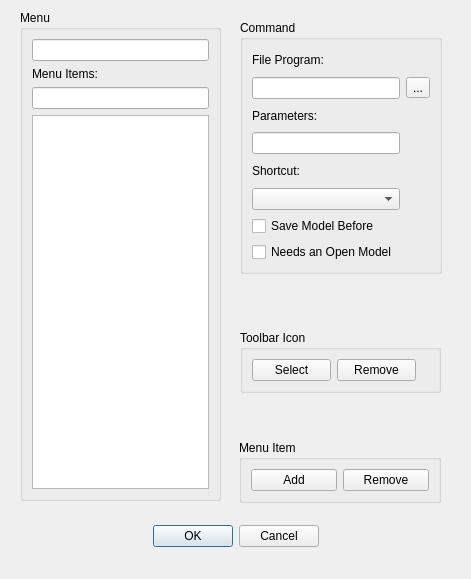
<?xml version="1.0" encoding="UTF-8"?>
<ui version="4.0">
 <class>DlgMenuEditUI</class>
 <widget class="QDialog" name="DlgMenuEditUI">
  <property name="geometry">
   <rect>
    <x>0</x>
    <y>0</y>
    <width>471</width>
    <height>579</height>
   </rect>
  </property>
  <property name="windowTitle">
   <string>Dialog</string>
  </property>
  <widget class="QDialogButtonBox" name="buttonBox">
   <property name="geometry">
    <rect>
     <x>40</x>
     <y>520</y>
     <width>391</width>
     <height>32</height>
    </rect>
   </property>
   <property name="orientation">
    <enum>Qt::Horizontal</enum>
   </property>
   <property name="standardButtons">
    <set>QDialogButtonBox::Cancel|QDialogButtonBox::Ok</set>
   </property>
   <property name="centerButtons">
    <bool>true</bool>
   </property>
  </widget>
  <widget class="QGroupBox" name="menuGbx">
   <property name="geometry">
    <rect>
     <x>20</x>
     <y>10</y>
     <width>201</width>
     <height>491</height>
    </rect>
   </property>
   <property name="title">
    <string>Menu</string>
   </property>
   <layout class="QVBoxLayout" name="verticalLayout">
    <item>
     <widget class="QLineEdit" name="menuLed"/>
    </item>
    <item>
     <widget class="QLabel" name="menuItemsLbl">
      <property name="text">
       <string>Menu Items:</string>
      </property>
     </widget>
    </item>
    <item>
     <widget class="QLineEdit" name="menuEditLed"/>
    </item>
    <item>
     <widget class="QListWidget" name="menuEditLstWdt"/>
    </item>
   </layout>
  </widget>
  <widget class="QGroupBox" name="commandGbx">
   <property name="geometry">
    <rect>
     <x>240</x>
     <y>20</y>
     <width>202</width>
     <height>254</height>
    </rect>
   </property>
   <property name="title">
    <string>Command</string>
   </property>
   <layout class="QGridLayout" name="gridLayout">
    <item row="0" column="0">
     <widget class="QLabel" name="fileLbl">
      <property name="text">
       <string>File Program:</string>
      </property>
     </widget>
    </item>
    <item row="1" column="0">
     <widget class="QLineEdit" name="fileLed"/>
    </item>
    <item row="1" column="1">
     <widget class="QToolButton" name="fileBtn">
      <property name="text">
       <string>...</string>
      </property>
     </widget>
    </item>
    <item row="2" column="0">
     <widget class="QLabel" name="paramMenuLbl">
      <property name="text">
       <string>Parameters:</string>
      </property>
     </widget>
    </item>
    <item row="3" column="0">
     <widget class="QLineEdit" name="paramMenuLed"/>
    </item>
    <item row="4" column="0">
     <widget class="QLabel" name="shortcut">
      <property name="text">
       <string>Shortcut:</string>
      </property>
     </widget>
    </item>
    <item row="5" column="0">
     <widget class="QComboBox" name="shortcutCbx">
      <property name="editable">
       <bool>false</bool>
      </property>
      <property name="currentIndex">
       <number>-1</number>
      </property>
      <property name="maxVisibleItems">
       <number>100</number>
      </property>
     </widget>
    </item>
    <item row="6" column="0" colspan="2">
     <widget class="QCheckBox" name="saveModelBefore">
      <property name="text">
       <string>Save Model Before</string>
      </property>
     </widget>
    </item>
    <item row="7" column="0" colspan="2">
     <widget class="QCheckBox" name="needsOpenModel">
      <property name="text">
       <string>Needs an Open Model</string>
      </property>
     </widget>
    </item>
   </layout>
  </widget>
  <widget class="QGroupBox" name="toolbarGbx">
   <property name="geometry">
    <rect>
     <x>240</x>
     <y>330</y>
     <width>201</width>
     <height>63</height>
    </rect>
   </property>
   <property name="title">
    <string>Toolbar Icon</string>
   </property>
   <layout class="QHBoxLayout" name="horizontalLayout">
    <item>
     <widget class="QPushButton" name="selectBtn">
      <property name="text">
       <string>Select</string>
      </property>
     </widget>
    </item>
    <item>
     <widget class="QPushButton" name="removeBtn">
      <property name="text">
       <string>Remove</string>
      </property>
     </widget>
    </item>
    <item>
     <widget class="QLabel" name="iconLbl">
      <property name="text">
       <string/>
      </property>
     </widget>
    </item>
   </layout>
  </widget>
  <widget class="QGroupBox" name="addMenuGbx">
   <property name="geometry">
    <rect>
     <x>239</x>
     <y>440</y>
     <width>202</width>
     <height>63</height>
    </rect>
   </property>
   <property name="title">
    <string>Menu Item</string>
   </property>
   <layout class="QHBoxLayout" name="horizontalLayout_2">
    <item>
     <widget class="QPushButton" name="addBtn">
      <property name="text">
       <string>Add</string>
      </property>
     </widget>
    </item>
    <item>
     <widget class="QPushButton" name="removeItemBtn">
      <property name="text">
       <string>Remove</string>
      </property>
     </widget>
    </item>
   </layout>
  </widget>
 </widget>
 <resources/>
 <connections>
  <connection>
   <sender>buttonBox</sender>
   <signal>accepted()</signal>
   <receiver>DlgMenuEditUI</receiver>
   <slot>accept()</slot>
   <hints>
    <hint type="sourcelabel">
     <x>248</x>
     <y>254</y>
    </hint>
    <hint type="destinationlabel">
     <x>157</x>
     <y>274</y>
    </hint>
   </hints>
  </connection>
  <connection>
   <sender>buttonBox</sender>
   <signal>rejected()</signal>
   <receiver>DlgMenuEditUI</receiver>
   <slot>reject()</slot>
   <hints>
    <hint type="sourcelabel">
     <x>316</x>
     <y>260</y>
    </hint>
    <hint type="destinationlabel">
     <x>286</x>
     <y>274</y>
    </hint>
   </hints>
  </connection>
 </connections>
</ui>
